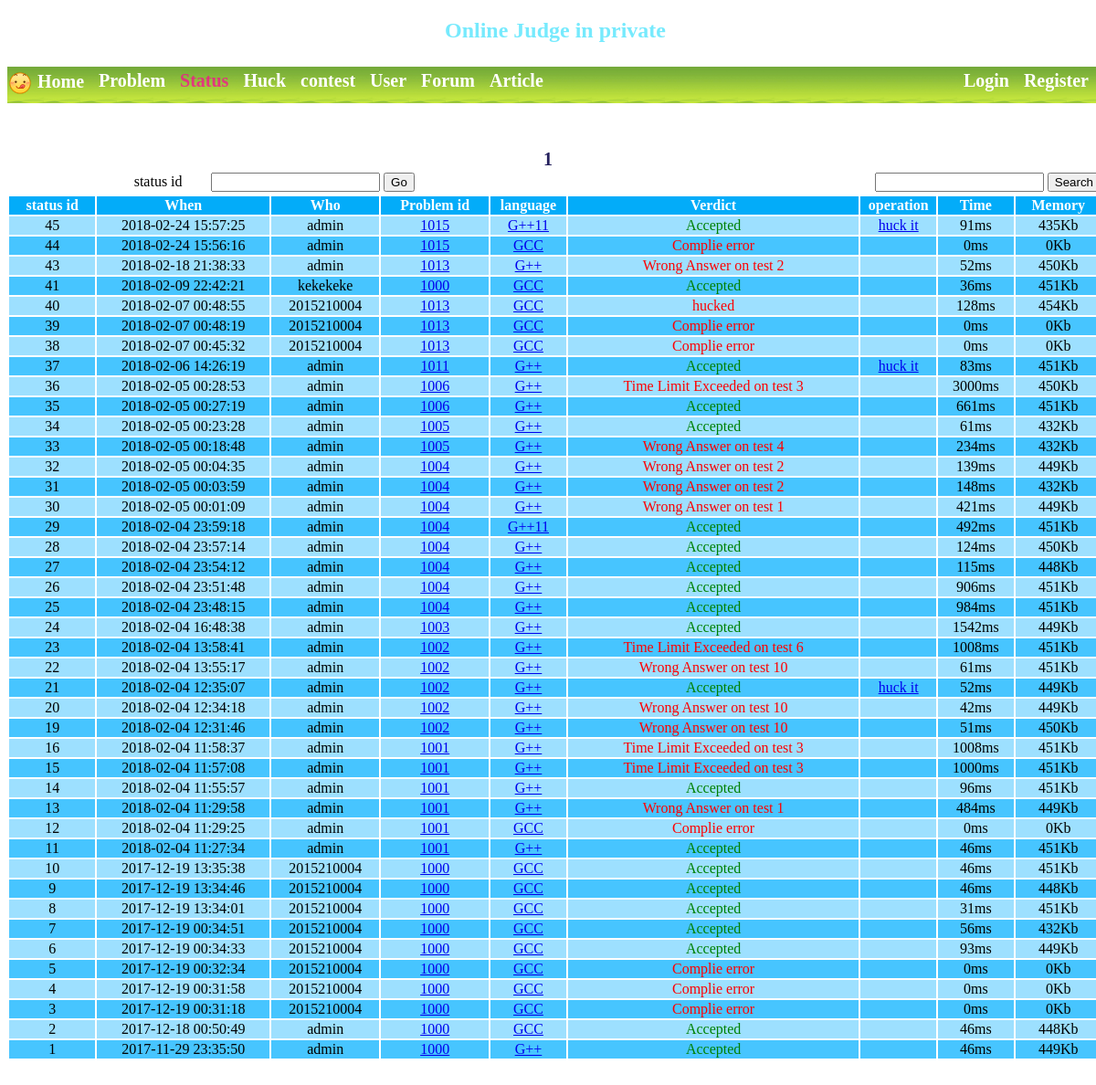
The page /Html/Status.php on the database its author committed.
### tables this page shows
CREATE TABLE IF NOT EXISTS `pro_submit` (
  `id` int(11) NOT NULL,
  `pro_id` int(11) NOT NULL,
  `language` int(11) NOT NULL,
  `result` int(11) NOT NULL,
  `u_time` int(11) NOT NULL,
  `u_memory` int(11) NOT NULL,
  `user_id` int(11) NOT NULL,
  `_date` datetime NOT NULL,
  `huck` int(11) NOT NULL,
  `code` varchar(20000) NOT NULL,
  `compile` varchar(900) NOT NULL,
  PRIMARY KEY (`id`),
  KEY `pro_id` (`pro_id`),
  KEY `result` (`result`),
  KEY `user_id` (`user_id`),
  KEY `language` (`language`)
);

CREATE TABLE IF NOT EXISTS `user_information` (
  `id` int(11) NOT NULL,
  `user_name` varchar(20) NOT NULL,
  `nike_name` varchar(20) NOT NULL,
  `password` varchar(100) NOT NULL,
  `authority` int(11) NOT NULL,
  `register_time` datetime NOT NULL,
  `last_loading_time` datetime NOT NULL,
  `cid_allow` int(11) NOT NULL,
  PRIMARY KEY (`id`),
  UNIQUE KEY `user_name` (`user_name`),
  KEY `cid_allow` (`cid_allow`),
  KEY `nike_name` (`nike_name`),
  KEY `user_name_2` (`user_name`)
);

### Php/Status.php (called while the page is built, shortened)
<?php
	function get_language($id){
		if ( $id == 1 ){
			return "GCC";
		}
		if ( $id == 2 ) {
			return "G++";
		}
		if ( $id == 3 ){
			return "G++11";
		}
		return "connect error";
	}
	function get_verdict($id){
		if ($id == 1) {
			return "Accepted";
		}
		if ($id == 8) {
			return "Complie error";
		}
		if ($id == -1) {
			return "hucked";
		}
		$p2 = "";
		if ($id >= 2000) {
			$t_id = $id % 1000;
			$p2 = " on test " . $t_id;
			$id = (int)($id / 1000);
		}
		$p1 = "";
		if ($id == 2) {
			$p1 = "Presentatior Error";
		}elseif ($id == 3) {
			$p1 = "Output Limit";
		}elseif ($id == 4) {
			$p1 = "Runtime Error";
		}elseif ($id == 5) {
			$p1 = "Memory Limit Exceeded";
		}elseif ($id == 6) {
			$p1 = "Time Limit Exceeded";
		}elseif ($id == 7) {
			$p1 = "Wrong Answer";
		}elseif ($id == 9) {
			$p1 = "runing";
		}
		return $p1. "" . $p2;
	}
	function get_id_name($conn,$u_id){
		$sql = "SELECT * FROM user_information WHERE id = '$u_id'";
		$result = mysqli_query($conn,$sql);
		while ($row = mysqli_fetch_array($result)) {
			return $row['user_name'];
		}
		return "connect error";
	}
	function get_status_number($conn){
		$sql = "SELECT COUNT(1) FROM pro_submit";
		$result = mysqli_query($conn,$sql);
		list($ans) = $result->fetch_row();
		return $ans;
	}
	function query_huck_allow($conn,$pid){
		$sql = "SELECT allow_huck FROM problem_information_4 WHERE pro_id = '$pid'";
		$result = mysqli_query($conn,$sql);
		while ($row = mysqli_fetch_array($result)) {
			return $row['allow_huck'] == 1;
		}
		return false;
	}
?>

### Html/Status.php (the view, shortened to what this page needs)
<?php
	include "../Php/Public_1.php";
	include '../Php/Status.php';
	function get_color_of_result($number){
		if ($number == 1) {
			echo "result_ACcolor";
		}else if ($number == 0 OR $number >= 9000) {
			echo "result_RUNcolor";
		}else{
			echo "result_ERcolor";
		}
	}
?>
<!DOCTYPE html>
<html>
<head>
	<link rel="stylesheet" type="text/css" href="../Css/Home.css">
	<link rel="stylesheet" type="text/css" href="../Css/public_1.css">
	<link rel="stylesheet" type="text/css" href="../Css/problem.css">
</head>
<body>
	<div id="package">
		<div id="head">
			<h2>
				<span class="_blue_1">Online Judge in private</span>
			</h2>
		</div>
		<div id="menu_backgound">
			<a href="index.php" class="menu_label_1 menu_a">
				<img id = "position_photo" src="../photo/display1.png">
				Home
			</a>
			<a href="problem.php" class="menu_label_1 menu_a">
				Problem
			</a>
			<a href="Status.php" class="menu_label_1 menu_a new_color_imp">
				Status
			</a>
			<a href="huck_display.php" class="menu_label_1 menu_a">
				Huck
			</a>
			<a href="Contest.php" class="menu_label_1 menu_a">
				contest
			</a>
			<a href="user.php" class="menu_label_1 menu_a">
				User
			</a>
			<a href="forum.php" class="menu_label_1 menu_a">
				Forum
			</a>
			<a href="article.php" class="menu_label_1 menu_a">
				Article
			</a>
					<?php
				if( $GLOBALS['loading_user_flag'] ){
					?>
						<a href="index.php?out=1" class="menu_label_1 menu_a float_imp_right">
							Sign out
						</a>
						<a href="mypage.php" class="menu_label_1 menu_a float_imp_right">
							<?php echo $GLOBALS['loading_username']; ?>
						</a>
					<?php
				}else{
					?>
						<a href="register.php" class="menu_label_1 menu_a float_imp_right">
							Register
						</a>
						<a href="loading.php" class="menu_label_1 menu_a float_imp_right">
							Login
						</a>
					<?php
				}
			?>
		</div>
	</div>
	<div id="problem_main_backgound">
		<?php
			$page_number = get_status_number($conn);
			$each_page_number = 100;
			$page_number_have = (int)(($page_number+$each_page_number-1)/$each_page_number);
			for ($i=1; $i <=$page_number_have ; $i++) {
				?>
					<a href="Status.php?page=<?php echo($i) ?>" class="page_a">
						<?php echo $i; ?>
					</a>
				<?php
			}
		?>
		<table width="1200px" align="center">
			<tbody>
				<tr>
					<td width="10%"> </td>
					<form>
						<td width="10%">status id</td>
						<td colspan="2" width="15%"><input type="text" name="ser_pro_id"></td>
						<td width="10%" align="left"><input type="submit" name="submit" value="Go"></td>
					</form>
					<td colspan="3" width="40%"> </td>
					<form>
						<td><input type="text" name="ser_pro_title"></td>
						<td><input type="submit" name="submit" value="Search"></td>
					</form>
				</tr>
			</tbody>
		</table>
		<table width="1200px" align="center">
			<tbody>
				<tr class="first_table">
					<td width="8%">status id</td>
					<td width="16%">When</td>
					<td width="10%">Who</td>
					<td width="10%">Problem id</td>
					<td width="7%">language</td>
					<td>Verdict</td>
					<td width="7%">operation</td>
					<td width="7%">Time</td>
					<td width="8%">Memory</td>
				</tr>
				<?php
					$page_now = 1;
					$begin_id = $page_number - $each_page_number * ($page_now - 1);
					$end_id = $begin_id - $each_page_number;
					if( $end_id < 0 ){
						$end_id = 0;
					}
					$sql = "SELECT * FROM pro_submit order by id desc LIMIT $end_id,$begin_id ";
					$result = mysqli_query($conn,$sql);
					$here_row = 0;
					while ($row = mysqli_fetch_array($result)) {
						$here_row++;
						?>
							<tr class="<?php if($here_row%2==0){echo('odd_table');}else{echo('even_table');} ?>">
								<td><?php echo $row['id']; ?></td>
								<td><?php echo $row['_date']; ?></td>
								<td><?php echo get_id_name($conn,$row['user_id']); ?></td>
								<td><a href="problemdisplay.php?pid=<?php echo($row['pro_id']) ?>"><?php echo $row['pro_id']; ?></a></td>
								<td><a href="Status_display.php?pid=<?php echo($row['id']) ?>"><?php echo get_language($row['language']); ?></a></td>
								<td class="<?php get_color_of_result($row['result']) ?>">
									<?php
										echo get_verdict($row['result']);
											?>
								</td>
								<td>
									<?php
										if ( $row['result'] == 1 && query_huck_allow($conn,$row['pro_id']) ) {
											?>
												<a href="huck.php?sid=<?php echo($row['id']) ?>&pid=<?php echo $row['pro_id'] ?>">huck it</a>
											<?php
										}
									?>
								</td>
								<td><?php echo $row['u_time'] . "ms"; ?></td>
								<td><?php echo $row['u_memory'] . "Kb"; ?></td>
							</tr>
						<?php
					}
				?>
			</tbody>
		</table>
	</div>
</body>
</html>

### Css/Home.css (style rules this page uses)
body { background:url(../photo/Home.jpg); background-position: center top; background-size: 100% 100%; background-repeat: no-repeat; background-attachment: fixed; text-align: center; }

### Css/public_1.css (style rules this page uses)
#package { position: relative; width: 1200px; margin: 0 auto; }
#head { height: 53px; text-align: center; }
#menu_backgound { background: url(../photo/menu_1.jpg) repeat scroll; background-size: 40px 40px; font-weight: bold; height: 40px; text-align: left; width: 100%; z-index: 2; }
#position_photo { position: static; vertical-align: middle; }
.new_color_imp { color: #ff0097b8!important; }
._blue_1 { color: #76eafd; }
.menu_label_1 { float: left; padding-top: .25rem; padding-bottom: .25rem; margin-right: 1rem; font-size: 1.25rem; line-height: inherit; }
.menu_a { text-decoration: none; color: #fff; }
.float_imp_right { float: right!important; }
img { height: auto; border: 0; vertical-align: middle; }

### Css/problem.css (style rules this page uses)
#problem_main_backgound { background-color: rgba(255,255,255,0.5); width: 1200px; margin: 50px auto; }
.page_a { text-decoration: none; color: #25215d; font-size: 1.25rem; margin-right: 1rem; line-height: inherit; font-weight: bold; }
.first_table { background-color: #03acf9; font-size: 1rem; font-weight: bold; color: white; }
.odd_table { background-color: #47c5ff; font-size: 1rem; }
.even_table { background-color: #9de0ff; font-size: 1rem; }
.result_ACcolor { color:green; }
.result_ERcolor { color: red; }

### rows shown on the page
pro_submit: id "45", _date "2018-02-24 15:57:25", user.user_name "admin", pro "1015", language "G++11", result "Accepted", u_time "91", u_memory "435"
pro_submit: id "44", _date "2018-02-24 15:56:16", user.user_name "admin", pro "1015", language "GCC", result "Complie error", u_time "0", u_memory "0"
pro_submit: id "43", _date "2018-02-18 21:38:33", user.user_name "admin", pro "1013", language "G++", result "Wrong Answer on test 2", u_time "52", u_memory "450"
pro_submit: id "41", _date "2018-02-09 22:42:21", user.user_name "kekekeke", pro "1000", language "GCC", result "Accepted", u_time "36", u_memory "451"
pro_submit: id "40", _date "2018-02-07 00:48:55", user.user_name "2015210004", pro "1013", language "GCC", result "hucked", u_time "128", u_memory "454"
pro_submit: id "39", _date "2018-02-07 00:48:19", user.user_name "2015210004", pro "1013", language "GCC", result "Complie error", u_time "0", u_memory "0"
pro_submit: id "38", _date "2018-02-07 00:45:32", user.user_name "2015210004", pro "1013", language "GCC", result "Complie error", u_time "0", u_memory "0"
pro_submit: id "37", _date "2018-02-06 14:26:19", user.user_name "admin", pro "1011", language "G++", result "Accepted", u_time "83", u_memory "451"
pro_submit: id "36", _date "2018-02-05 00:28:53", user.user_name "admin", pro "1006", language "G++", result "Time Limit Exceeded on test 3", u_time "3000", u_memory "450"
pro_submit: id "35", _date "2018-02-05 00:27:19", user.user_name "admin", pro "1006", language "G++", result "Accepted", u_time "661", u_memory "451"
pro_submit: id "34", _date "2018-02-05 00:23:28", user.user_name "admin", pro "1005", language "G++", result "Accepted", u_time "61", u_memory "432"
pro_submit: id "33", _date "2018-02-05 00:18:48", user.user_name "admin", pro "1005", language "G++", result "Wrong Answer on test 4", u_time "234", u_memory "432"
pro_submit: id "32", _date "2018-02-05 00:04:35", user.user_name "admin", pro "1004", language "G++", result "Wrong Answer on test 2", u_time "139", u_memory "449"
pro_submit: id "31", _date "2018-02-05 00:03:59", user.user_name "admin", pro "1004", language "G++", result "Wrong Answer on test 2", u_time "148", u_memory "432"
pro_submit: id "30", _date "2018-02-05 00:01:09", user.user_name "admin", pro "1004", language "G++", result "Wrong Answer on test 1", u_time "421", u_memory "449"
pro_submit: id "29", _date "2018-02-04 23:59:18", user.user_name "admin", pro "1004", language "G++11", result "Accepted", u_time "492", u_memory "451"
pro_submit: id "28", _date "2018-02-04 23:57:14", user.user_name "admin", pro "1004", language "G++", result "Accepted", u_time "124", u_memory "450"
pro_submit: id "27", _date "2018-02-04 23:54:12", user.user_name "admin", pro "1004", language "G++", result "Accepted", u_time "115", u_memory "448"
pro_submit: id "26", _date "2018-02-04 23:51:48", user.user_name "admin", pro "1004", language "G++", result "Accepted", u_time "906", u_memory "451"
pro_submit: id "25", _date "2018-02-04 23:48:15", user.user_name "admin", pro "1004", language "G++", result "Accepted", u_time "984", u_memory "451"
pro_submit: id "24", _date "2018-02-04 16:48:38", user.user_name "admin", pro "1003", language "G++", result "Accepted", u_time "1542", u_memory "449"
pro_submit: id "23", _date "2018-02-04 13:58:41", user.user_name "admin", pro "1002", language "G++", result "Time Limit Exceeded on test 6", u_time "1008", u_memory "451"
pro_submit: id "22", _date "2018-02-04 13:55:17", user.user_name "admin", pro "1002", language "G++", result "Wrong Answer on test 10", u_time "61", u_memory "451"
pro_submit: id "21", _date "2018-02-04 12:35:07", user.user_name "admin", pro "1002", language "G++", result "Accepted", u_time "52", u_memory "449"
pro_submit: id "20", _date "2018-02-04 12:34:18", user.user_name "admin", pro "1002", language "G++", result "Wrong Answer on test 10", u_time "42", u_memory "449"
pro_submit: id "19", _date "2018-02-04 12:31:46", user.user_name "admin", pro "1002", language "G++", result "Wrong Answer on test 10", u_time "51", u_memory "450"
pro_submit: id "16", _date "2018-02-04 11:58:37", user.user_name "admin", pro "1001", language "G++", result "Time Limit Exceeded on test 3", u_time "1008", u_memory "451"
pro_submit: id "15", _date "2018-02-04 11:57:08", user.user_name "admin", pro "1001", language "G++", result "Time Limit Exceeded on test 3", u_time "1000", u_memory "451"
pro_submit: id "14", _date "2018-02-04 11:55:57", user.user_name "admin", pro "1001", language "G++", result "Accepted", u_time "96", u_memory "451"
pro_submit: id "13", _date "2018-02-04 11:29:58", user.user_name "admin", pro "1001", language "G++", result "Wrong Answer on test 1", u_time "484", u_memory "449"
pro_submit: id "12", _date "2018-02-04 11:29:25", user.user_name "admin", pro "1001", language "GCC", result "Complie error", u_time "0", u_memory "0"
pro_submit: id "11", _date "2018-02-04 11:27:34", user.user_name "admin", pro "1001", language "G++", result "Accepted", u_time "46", u_memory "451"
pro_submit: id "10", _date "2017-12-19 13:35:38", user.user_name "2015210004", pro "1000", language "GCC", result "Accepted", u_time "46", u_memory "451"
pro_submit: id "9", _date "2017-12-19 13:34:46", user.user_name "2015210004", pro "1000", language "GCC", result "Accepted", u_time "46", u_memory "448"
pro_submit: id "8", _date "2017-12-19 13:34:01", user.user_name "2015210004", pro "1000", language "GCC", result "Accepted", u_time "31", u_memory "451"
pro_submit: id "7", _date "2017-12-19 00:34:51", user.user_name "2015210004", pro "1000", language "GCC", result "Accepted", u_time "56", u_memory "432"
pro_submit: id "6", _date "2017-12-19 00:34:33", user.user_name "2015210004", pro "1000", language "GCC", result "Accepted", u_time "93", u_memory "449"
pro_submit: id "5", _date "2017-12-19 00:32:34", user.user_name "2015210004", pro "1000", language "GCC", result "Complie error", u_time "0", u_memory "0"
pro_submit: id "4", _date "2017-12-19 00:31:58", user.user_name "2015210004", pro "1000", language "GCC", result "Complie error", u_time "0", u_memory "0"
pro_submit: id "3", _date "2017-12-19 00:31:18", user.user_name "2015210004", pro "1000", language "GCC", result "Complie error", u_time "0", u_memory "0"
pro_submit: id "2", _date "2017-12-18 00:50:49", user.user_name "admin", pro "1000", language "GCC", result "Accepted", u_time "46", u_memory "448"
pro_submit: id "1", _date "2017-11-29 23:35:50", user.user_name "admin", pro "1000", language "G++", result "Accepted", u_time "46", u_memory "449"
